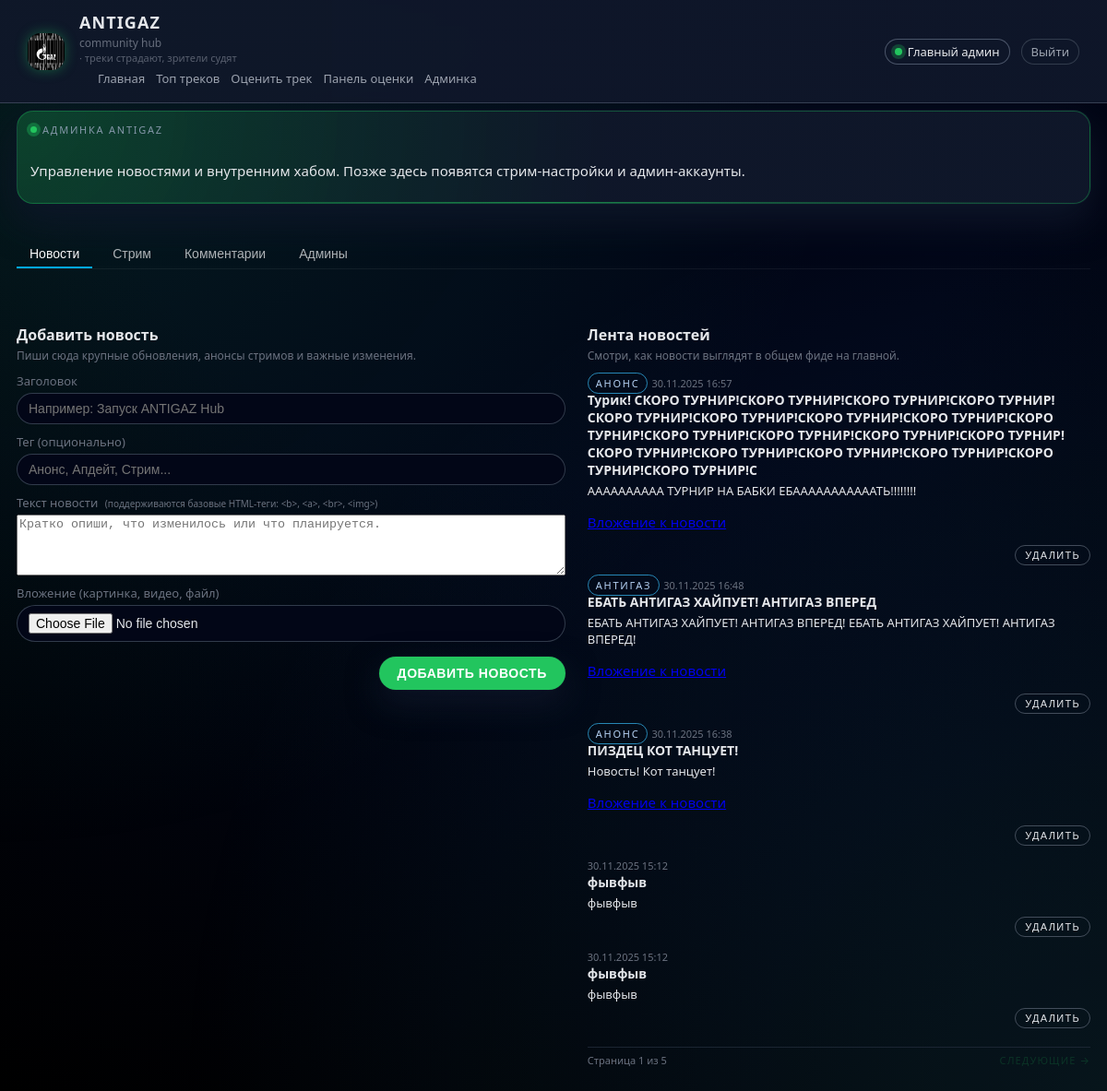
The page /admin (signed in) on the database its author committed.
### app.py (models this page shows)
class News(db.Model):
    __tablename__ = "news_items"
    id = db.Column(db.Integer, primary_key=True)
    title = db.Column(db.String(255), nullable=False)
    text = db.Column(db.Text, nullable=True)
    tag = db.Column(db.String(64), nullable=True)
    created_at = db.Column(db.DateTime, default=datetime.utcnow, nullable=False)

### app.py (the view, shortened to what this page needs)
@app.route("/admin", methods=["GET", "POST"])
def admin():
    if not _require_admin():
        return redirect(url_for("login"))
    comments_rows = (
        db.session.query(TrackComment, Track)
        .join(Track, Track.id == TrackComment.track_id)
        .filter(TrackComment.is_deleted.is_(False))
        .order_by(TrackComment.is_approved.asc(), TrackComment.created_at.desc())
        .limit(100)
        .all()
    )
    page = request.args.get("page", 1, type=int)
    per_page = 5
    news_query = db.session.query(News).order_by(News.created_at.desc())
    news_pagination = news_query.paginate(page=page, per_page=per_page, error_out=False)
    news_list = news_pagination.items
    attachments = {}
    try:
        filenames = os.listdir(UPLOAD_DIR)
    except FileNotFoundError:
        filenames = []
    for n in news_list:
        prefix = f"news_{n.id}_"
        for fname in filenames:
            if fname.startswith(prefix):
                attachments[n.id] = fname
                break
    current_user = get_current_user()
    active_tab = request.args.get("tab") or "news"
    if active_tab not in ("news", "stream", "users", "comments"):
        active_tab = "news"
    if active_tab == "users" and not (current_user and current_user.is_superadmin()):
        active_tab = "news"
    cfg = db.session.query(StreamConfig).order_by(StreamConfig.id.asc()).first()
    widget_url = None
    if cfg and cfg.widget_token:
        widget_url = url_for("obs_widget", token=cfg.widget_token, _external=True)
    users = []
    if current_user and current_user.is_superadmin():
        users = db.session.query(User).order_by(User.created_at.asc()).all()
    return render_template(
        "admin.html",
        news_list=news_list,
        news_pagination=news_pagination,
        stream_config=cfg,
        attachments=attachments,
        active_tab=active_tab,
        current_user=current_user,
        users=users,
        track_comments=comments_rows,
        widget_url=widget_url,
    )

### app.py (called while the page is built)
def get_current_user():
    username = session.get("user")
    if not username:
        return None
    return db.session.query(User).filter_by(username=username).first()

def _require_admin() -> bool:
    user = get_current_user()
    if not user:
        return False
    return user.is_admin()

    def is_superadmin(self) -> bool:
        return self.role == "superadmin"

    def is_admin(self) -> bool:
        return self.role in ("admin", "superadmin")

### templates/admin.html (shortened to what this page needs)
{% extends "base.html" %}
{% block content %}
<div class="page-content">
    <section class="top-panel">
        <div class="top-panel-main">
            <div class="top-panel-label">Админка ANTIGAZ</div>
            <p class="top-panel-subtext">
                Управление новостями и внутренним хабом. Позже здесь появятся стрим‑настройки и админ‑аккаунты.
            </p>
        </div>
    </section>
    <section class="admin-tabs-bar">
        <div class="admin-tabs">
            <button type="button"
                    class="admin-tab {% if active_tab == 'news' %}admin-tab--active{% endif %}"
                    data-admin-tab="news">Новости</button>
            <button type="button"
                    class="admin-tab {% if active_tab == 'stream' %}admin-tab--active{% endif %}"
                    data-admin-tab="stream">Стрим</button>
            <button type="button"
                    class="admin-tab {% if active_tab == 'comments' %}admin-tab--active{% endif %}"
                    data-admin-tab="comments">Комментарии</button>
            {% if current_user and current_user.is_superadmin() %}
            <button type="button"
                    class="admin-tab {% if active_tab == 'users' %}admin-tab--active{% endif %}"
                    data-admin-tab="users">Админы</button>
            {% endif %}
        </div>
    </section>
    <section class="home-admin-grid admin-section {% if active_tab == 'news' %}admin-section--active{% endif %}" data-admin-section="news">
        <div class="home-block">
            <div class="home-section-header">
                <h2 class="home-section-title">Добавить новость</h2>
                <p class="home-section-subtitle">
                    Пиши сюда крупные обновления, анонсы стримов и важные изменения.
                </p>
            </div>
            <form method="post" class="admin-news-form" enctype="multipart/form-data">
                <label class="auth-field">
                    <span>Заголовок</span>
                    <input type="text" name="title" required maxlength="255" placeholder="Например: Запуск ANTIGAZ Hub">
                </label>
                <label class="auth-field">
                    <span>Тег (опционально)</span>
                    <input type="text" name="tag" maxlength="64" placeholder="Анонс, Апдейт, Стрим...">
                </label>
                <label class="auth-field">
                    <span>Текст новости <small class="field-hint">(поддерживаются базовые HTML-теги: &lt;b&gt;, &lt;a&gt;, &lt;br&gt;, &lt;img&gt;)</small></span>
                    <textarea name="text" rows="4" placeholder="Кратко опиши, что изменилось или что планируется."></textarea>
                </label>
                <label class="auth-field">
                    <span>Вложение (картинка, видео, файл)</span>
                    <input type="file" name="attachment">
                </label>
                <div class="admin-actions">
                    <button type="submit" class="btn-primary">Добавить новость</button>
                </div>
            </form>
        </div>
        <div class="home-block">
            <div class="home-section-header">
                <h2 class="home-section-title">Лента новостей</h2>
                <p class="home-section-subtitle">
                    Смотри, как новости выглядят в общем фиде на главной.
                </p>
            </div>
            <div class="home-news-list admin-news-list">
                {% if news_list %}
                    {% for n in news_list %}
                    <article class="home-news-item">
                        <div class="news-meta-row">
                            {% if n.tag %}
                                <span class="news-tag">{{ n.tag }}</span>
                            {% endif %}
                            <span class="news-date">
                                {{ n.created_at.strftime('%d.%m.%Y %H:%M') if n.created_at else '' }}
                            </span>
                        </div>
                        <h3 class="news-title">{{ n.title }}</h3>
                        {% if n.text %}
                            <p class="news-text">{{ n.text|safe }}</p>
                        {% endif %}
                        {% set attach_filename = attachments.get(n.id) %}
                        {% if attach_filename %}
                            <p class="news-attachment">
                                <a href="{{ url_for('static', filename='uploads/' ~ attach_filename) }}"
                                   target="_blank"
                                   rel="noopener">
                                    Вложение к новости
                                </a>
                            </p>
                        {% endif %}
                        <form method="post"
                              action="{{ url_for('delete_news', news_id=n.id) }}"
                              class="admin-news-actions"
                              onsubmit="return confirm('Удалить эту новость?');">
                            <button type="submit" class="btn-ghost-small">Удалить</button>
                        </form>
                    </article>
                    {% endfor %}
                {% else %}
                    <p class="home-empty">Пока нет ни одной новости &mdash; самое время добавить первую.</p>
                {% endif %}
                {% if news_pagination and news_pagination.pages > 1 %}
                <div class="home-pagination">
                    <span class="pager-info">
                        Страница {{ news_pagination.page }} из {{ news_pagination.pages }}
                    </span>
                    {% if news_pagination.has_next %}
                        <a class="pager-link" href="{{ url_for('admin', page=news_pagination.next_num) }}">Следующие &rarr;</a>
                    {% endif %}
                </div>
                {% endif %}
            </div>
        </div>
    </section>
</div>
{% endblock %}

### templates/admin.html (style rules this page uses)
.admin-tabs { display: flex; gap: 8px; margin-bottom: 16px; border-bottom: 1px solid rgba(255,255,255,0.06); }
.admin-tab { padding: 6px 14px; border: none; background: transparent; color: rgba(255,255,255,0.7); font-size: 14px; cursor: pointer; border-bottom: 2px solid transparent; }
.admin-tab--active { color: #fff; border-color: rgba(0, 186, 255, 0.9); }
.admin-tabs-bar { margin-top: 24px; margin-bottom: 12px; }
.admin-section { display: none; }
.admin-section--active { display: grid; grid-template-columns: minmax(0, 1.2fr) minmax(0, 1.1fr); gap: 24px; }

### rows shown on the page
News: tag "АНОНС", created_at "30.11.2025 16:57", title "Турик! СКОРО ТУРНИР!СКОРО ТУРНИР!СКОРО ТУРНИР!СКОРО ТУРНИР!СКОРО ТУРНИР!СКОРО ТУРНИР!СКОРО ТУРНИР!СКОРО ТУРНИР!СКОРО ТУРНИР!СКОРО ТУРНИР!СКОРО ТУРНИР!СКОРО ТУРНИР!СКОРО ТУРНИР!СКОРО ТУРНИР!СКОРО ТУРНИР!СКОРО ТУРНИР!СКОРО ТУРНИР!СКОРО ТУРНИР!СКОРО ТУРНИР!С", text "АААААААААА ТУРНИР НА БАБКИ ЕБАААААААААААТЬ!!!!!!!!"
News: tag "АНТИГАЗ", created_at "30.11.2025 16:48", title "ЕБАТЬ АНТИГАЗ ХАЙПУЕТ! АНТИГАЗ ВПЕРЕД", text "ЕБАТЬ АНТИГАЗ ХАЙПУЕТ! АНТИГАЗ ВПЕРЕД! ЕБАТЬ АНТИГАЗ ХАЙПУЕТ! АНТИГАЗ ВПЕРЕД!"
News: tag "АНОНС", created_at "30.11.2025 16:38", title "ПИЗДЕЦ КОТ ТАНЦУЕТ!", text "Новость! Кот танцует!"
News: created_at "30.11.2025 15:12", title "фывфыв", text "фывфыв"
News: created_at "30.11.2025 15:12", title "фывфыв", text "фывфыв"

### other values the page prints
{{ news_pagination.page }} "1"
{{ news_pagination.pages }} "5"
